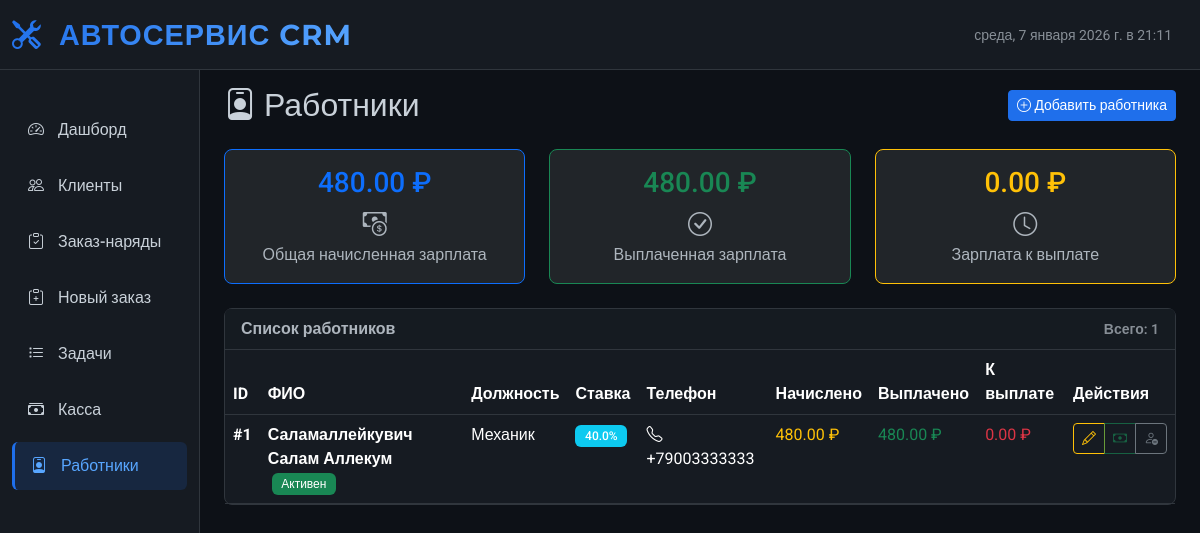
The page /employees on the database its author committed.
### tables this page shows
CREATE TABLE employees
                       (
                           id
                           INTEGER
                           PRIMARY
                           KEY
                           AUTOINCREMENT,
                           full_name
                           TEXT
                           NOT
                           NULL,
                           position
                           TEXT
                           NOT
                           NULL,
                           phone
                           TEXT,
                           commission_rate
                           REAL
                           NOT
                           NULL
                           DEFAULT
                           15.0,
                           hire_date
                           DATE,
                           is_active
                           BOOLEAN
                           DEFAULT
                           TRUE,
                           notes
                           TEXT,
                           created_at
                           TIMESTAMP
                           DEFAULT
                           CURRENT_TIMESTAMP,
                           updated_at
                           TIMESTAMP
                           DEFAULT
                           CURRENT_TIMESTAMP
                       );

### app.py (the view)
@app.route('/employees')
def employees_page():
    employees = db.get_employees_with_salary()
    total_salary = sum([e.get('earned_amount', 0) or 0 for e in employees])
    paid_salary = sum([e.get('paid_amount', 0) or 0 for e in employees])
    pending_salary = total_salary - paid_salary
    return render_template('employees.html',
                           employees=employees,
                           total_salary=total_salary,
                           paid_salary=paid_salary,
                           pending_salary=pending_salary)

### templates/employees.html (shortened to what this page needs)
{% extends "base.html" %}
{% block content %}
<div class="d-flex justify-content-between align-items-center mb-4">
    <h2 class="mb-0" style="font-family: 'Montserrat', sans-serif;">
        <i class="bi bi-person-badge me-2"></i>Работники
    </h2>
    <button class="btn btn-primary btn-sm" data-bs-toggle="modal" data-bs-target="#addEmployeeModal">
        <i class="bi bi-plus-circle"></i> Добавить работника
    </button>
</div>
<div class="row mb-4">
    <div class="col-md-4">
        <div class="card bg-dark border-primary">
            <div class="card-body text-center">
                <h3 class="card-title text-primary">{{ "%.2f"|format(total_salary) }} ₽</h3>
                <p class="card-text">
                    <i class="bi bi-cash-coin fs-4"></i><br>
                    Общая начисленная зарплата
                </p>
            </div>
        </div>
    </div>
    <div class="col-md-4">
        <div class="card bg-dark border-success">
            <div class="card-body text-center">
                <h3 class="card-title text-success">{{ "%.2f"|format(paid_salary) }} ₽</h3>
                <p class="card-text">
                    <i class="bi bi-check-circle fs-4"></i><br>
                    Выплаченная зарплата
                </p>
            </div>
        </div>
    </div>
    <div class="col-md-4">
        <div class="card bg-dark border-warning">
            <div class="card-body text-center">
                <h3 class="card-title text-warning">{{ "%.2f"|format(pending_salary) }} ₽</h3>
                <p class="card-text">
                    <i class="bi bi-clock fs-4"></i><br>
                    Зарплата к выплате
                </p>
            </div>
        </div>
    </div>
</div>
<div class="card mb-4">
    <div class="card-header d-flex justify-content-between align-items-center">
        <span>Список работников</span>
        <small class="text-muted">Всего: {{ employees|length }}</small>
    </div>
    <div class="card-body p-0">
        <div class="table-responsive">
            <table class="table table-dark table-hover mb-0">
                <thead>
                    <tr>
                        <th>ID</th>
                        <th>ФИО</th>
                        <th>Должность</th>
                        <th>Ставка</th>
                        <th>Телефон</th>
                        <th>Начислено</th>
                        <th>Выплачено</th>
                        <th>К выплате</th>
                        <th>Действия</th>
                    </tr>
                </thead>
                <tbody>
                    {% for employee in employees %}
                    <tr class="employee-row" data-employee-id="{{ employee.id }}">
                        <td class="fw-bold">#{{ employee.id }}</td>
                        <td>
                            <strong>{{ employee.full_name }}</strong>
                            {% if employee.is_active %}
                            <span class="badge bg-success ms-1">Активен</span>
                            {% else %}
                            <span class="badge bg-secondary ms-1">Неактивен</span>
                            {% endif %}
                        </td>
                        <td>{{ employee.position or '—' }}</td>
                        <td>
                            <span class="badge bg-info">{{ employee.commission_rate }}%</span>
                        </td>
                        <td>
                            {% if employee.phone %}
                            <i class="bi bi-telephone me-1"></i>
                            {{ employee.phone }}
                            {% else %}
                            <span class="text-muted">—</span>
                            {% endif %}
                        </td>
                        <td>
                            <span class="text-warning">{{ "%.2f"|format(employee.earned_amount or 0) }} ₽</span>
                        </td>
                        <td>
                            <span class="text-success">{{ "%.2f"|format(employee.paid_amount or 0) }} ₽</span>
                        </td>
                        <td>
                            <span class="text-danger">{{ "%.2f"|format((employee.earned_amount or 0) - (employee.paid_amount or 0)) }} ₽</span>
                        </td>
                        <td>
                            <div class="btn-group btn-group-sm" role="group">
                                <button type="button" class="btn btn-outline-warning"
                                        onclick="editEmployee({{ employee.id }})" title="Редактировать">
                                    <i class="bi bi-pencil"></i>
                                </button>
                                <button type="button" class="btn btn-outline-success"
                                        onclick="paySalary({{ employee.id }})"
                                        {% if (employee.earned_amount or 0) - (employee.paid_amount or 0) <= 0 %}disabled{% endif %}
                                        title="Выплатить зарплату">
                                    <i class="bi bi-cash"></i>
                                </button>
                                {% if employee.is_active %}
                                <button type="button" class="btn btn-outline-secondary"
                                        onclick="toggleEmployeeStatus({{ employee.id }}, false)" title="Деактивировать">
                                    <i class="bi bi-person-dash"></i>
                                </button>
                                {% else %}
                                <button type="button" class="btn btn-outline-primary"
                                        onclick="toggleEmployeeStatus({{ employee.id }}, true)" title="Активировать">
                                    <i class="bi bi-person-plus"></i>
                                </button>
                                {% endif %}
                            </div>
                        </td>
                    </tr>
                    {% endfor %}
                </tbody>
            </table>
        </div>
    </div>
</div>
{% endblock %}

### templates/base.html (style rules this page uses)
:root { --primary-dark: #0d1117; --secondary-dark: #161b22; --accent-blue: #1f6feb; --accent-light-blue: #58a6ff; --text-light: #c9d1d9; --text-muted: #8b949e; --border-dark: #30363d; --success: #238636; --warning: #9e6a03; --danger: #da3633; }
body { background-color: var(--primary-dark); color: var(--text-light); font-family: 'Roboto', sans-serif; min-height: 100vh; }
.card { background-color: var(--secondary-dark); border: 1px solid var(--border-dark); border-radius: 8px; }
.card-header { background-color: rgba(22, 27, 34, 0.9); border-bottom: 1px solid var(--border-dark); font-weight: 600; }
.table { color: var(--text-light); margin-bottom: 0; }
.table-dark { --bs-table-bg: transparent; --bs-table-striped-bg: rgba(31, 111, 235, 0.05); --bs-table-hover-bg: rgba(31, 111, 235, 0.1); }
.table > :not(caption) > * > * { border-bottom-color: var(--border-dark); }
.btn-primary { background-color: var(--accent-blue); border-color: var(--accent-blue); font-weight: 500; }
.badge { font-weight: 500; padding: 0.4em 0.8em; }

### rows shown on the page
employees: id "1", full_name "Саламаллейкувич Салам Аллекум", is_active "Активен", position "Механик", commission_rate "40.0", phone "+79003333333", earned_amount "480.00", paid_amount "480.00", earned_amount "0.00"

### other values the page prints
{{ "%.2f"|format(total_salary) }} "480.00"
{{ "%.2f"|format(paid_salary) }} "480.00"
{{ "%.2f"|format(pending_salary) }} "0.00"
{{ employees|length }} "1"
